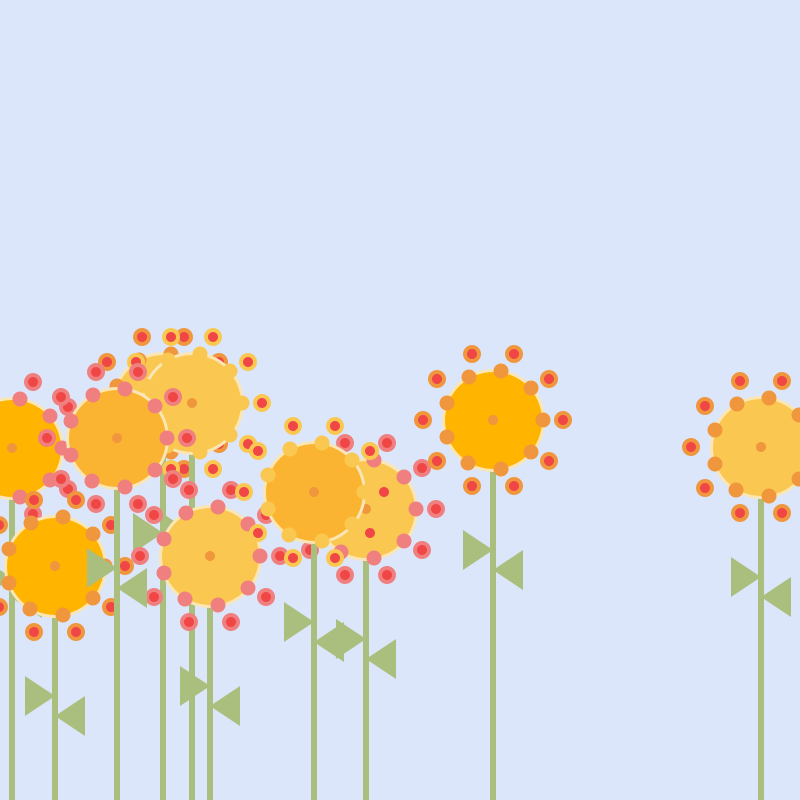
Frame 1 (no input)
Frame 60 (the mouse pressed at the canvas centre just before this capture): identical to frame 1, image omitted
Frame 120 (the mouse held since frame 60 and released just before this capture): identical to frame 1, image omitted

The Processing sketch that drew this single still picture (run headless with seeded random() and noise(); from frame 60 on, the mouse is pressed at the canvas centre):

// Processing sketch: flowerfield
// ── flowerfield.pde
// MAIN PROGRAMM 
void setup() {
  size(800, 800);
  myFlowers = new Flower[10]; // array of 10 flowers
  for (int i=0; i<myFlowers.length; i++) { // length = number of arrays
    myFlowers[i]= new Flower(); // creates new flower 
    myFlowers[i].x=(int)random(0, width); // randomize x to adjust distribution
    myFlowers[i].y=(int)random(400, 600); // randomize y to adjust height
  }
}

Flower[] myFlowers;

void draw() {
  background(220, 230, 250);
  for (int i=0; i<myFlowers.length; i++) {
    myFlowers[i].display();
  }
}

// ── flower.pde
// CLASS 
class Flower 
{
  int x=100, y=200;
  color pointColor; // Colour for pedals
  color bodyColor; // Colour for main body

  // Global colours 
  // Previously I had them in the void display()
  color reddish = color(240, 70, 70);
  color orange = color(240, 150, 60);
  color red = color(240, 128, 128);
  color green = color(170, 190, 125);

  // colours for the bodyColor
  color yellow1 = color(250, 200, 80);
  color yellow2 = color(255, 180, 0);
  color yellow3 = color(250, 180, 50);

  // the contructor is called everytime a new flower object gets initialized 
  public Flower()
  {
    // Allocate random colour to the pedals
    int c = (int) random(0, 3);
    if (c == 0) pointColor = yellow1;
    else if (c == 1) pointColor = orange;
    else if (c == 2) pointColor = red;

    // Allocate random colour to the body
    int b = (int) random(0, 3);
    if (b == 0) bodyColor = yellow1;
    else if (b == 1) bodyColor = yellow2;
    else if (b == 2) bodyColor = yellow3;

    // Variation of the colour of the main body
    // Previousy tried to randomize but couldn't achieve the desired result
    // tried HBS but it was cascading down to all other colours defined below
    //bodyColor = color(250, 200, 80+random(70,80));
  }

  void display() 
  {
    float bodySize = 100;
    // stem
    rectMode(CENTER);
    noStroke();
    fill(green);
    rect(x, y+200, 6, 400);
    
    // leaves
    fill(green);
    noStroke();
    triangle(x, y+130, x-30, y+110, x-30, y+150);
    
    fill(green);
    noStroke();
    triangle(x, y+150, x+30, y+130, x+30, y+170);
    
    // body
    ellipseMode(CENTER);
    fill(bodyColor);
    stroke(250, 230, 180);
    strokeWeight(3);
    ellipse(x, y, bodySize, bodySize);

    // dot inside of body
    ellipseMode(CENTER);
    fill(orange);
    noStroke();
    ellipse(x, y, 10, 10);

    // dots around the flower loops
    for (int a=0; a<360; a+=(360/9)) 
    {
      //dots around flower
      int dx = (int)(cos(radians(a))*50);
      int dy = (int)(sin(radians(a))*50);
      noStroke();
      fill(pointColor);
      ellipse(x+dx, y+dy, 15, 15);
    }

    for (int a=0; a<360; a+=(360/10)) 
    {
      //dots around flower
      int dx = (int)(cos(radians(a))*70);
      int dy = (int)(sin(radians(a))*70);
      noStroke();
      fill(pointColor);
      ellipse(x+dx, y+dy, 18, 18);
    }

    for (int a=0; a<360; a+=(360/10)) 
    {
      //dots around flower
      int dx = (int)(cos(radians(a))*70);
      int dy = (int)(sin(radians(a))*70);
      noStroke();
      fill(reddish);
      ellipse(x+dx, y+dy, 10, 10);
    }
  }
}
